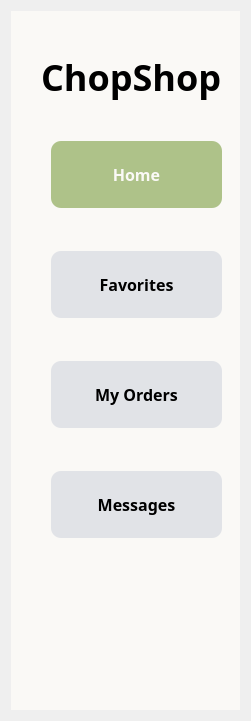
    <widget class="QWidget" name="gridLayoutWidget">
     <property name="geometry">
      <rect>
       <x>-1</x>
       <y>-1</y>
       <width>251</width>
       <height>721</height>
      </rect>
     </property>
     <layout class="QGridLayout" name="gridLayout">
      <item row="0" column="0">
       <widget class="QWidget" name="navbar" native="true">
        <property name="cursor">
         <cursorShape>ArrowCursor</cursorShape>
        </property>
        <property name="styleSheet">
         <string notr="true">background-color: #FAF9F6;</string>
        </property>
        <widget class="QLabel" name="Logolabel">
         <property name="geometry">
          <rect>
           <x>30</x>
           <y>40</y>
           <width>191</width>
           <height>51</height>
          </rect>
         </property>
         <property name="styleSheet">
          <string notr="true">font-family: Supermercado;
                font-size: 36px;
                font-weight: 700;
                line-height: normalpx;
                text-align: center;
                color: #000000;</string>
         </property>
         <property name="text">
          <string>ChopShop</string>
         </property>
        </widget>
        <widget class="QPushButton" name="homebutton">
         <property name="geometry">
          <rect>
           <x>40</x>
           <y>130</y>
           <width>171</width>
           <height>67</height>
          </rect>
         </property>
         <property name="styleSheet">
          <string notr="true">QPushButton{
	color: #FAF9F6;
                font-family: Suwannaphum;
                font-size: 16px;
                font-style: normal;
                font-weight: 500;
                line-height: normal;
                background-color: #AEC289;
                border-radius: 10px;
}
QPushButton:hover {
                background-color: #F4DBDB;
                color: black;
            }
</string>
         </property>
         <property name="text">
          <string>Home</string>
         </property>
         <property name="checkable">
          <bool>true</bool>
         </property>
         <property name="autoExclusive">
          <bool>true</bool>
         </property>
        </widget>
        <widget class="QPushButton" name="favbutton">
         <property name="geometry">
          <rect>
           <x>40</x>
           <y>240</y>
           <width>171</width>
           <height>67</height>
          </rect>
         </property>
         <property name="styleSheet">
          <string notr="true">QPushButton{
	color: #000;
                font-family: Suwannaphum;
                font-size: 16px;
                font-style: normal;
                font-weight: 500;
                line-height: normal;
                background-color: #E1E3E7;
                border-radius: 10px;
}
QPushButton:hover {
                background-color: #F4DBDB;
                color: black;
            }</string>
         </property>
         <property name="text">
          <string>Favorites</string>
         </property>
         <property name="checkable">
          <bool>true</bool>
         </property>
         <property name="autoExclusive">
          <bool>true</bool>
         </property>
        </widget>
        <widget class="QPushButton" name="orderbutton">
         <property name="geometry">
          <rect>
           <x>40</x>
           <y>350</y>
           <width>171</width>
           <height>67</height>
          </rect>
         </property>
         <property name="styleSheet">
          <string notr="true">QPushButton{
	color: #000;
                font-family: Suwannaphum;
                font-size: 16px;
                font-style: normal;
                font-weight: 500;
                line-height: normal;
                background-color: #E1E3E7;
                border-radius: 10px;
}
QPushButton:hover {
                background-color: #F4DBDB;
                color: black;
            }</string>
         </property>
         <property name="text">
          <string>My Orders</string>
         </property>
         <property name="checkable">
          <bool>true</bool>
         </property>
         <property name="autoExclusive">
          <bool>true</bool>
         </property>
        </widget>
        <widget class="QPushButton" name="messbutton">
         <property name="geometry">
          <rect>
           <x>40</x>
           <y>460</y>
           <width>171</width>
           <height>67</height>
          </rect>
         </property>
         <property name="styleSheet">
          <string notr="true">QPushButton{
	color: #000;
                font-family: Suwannaphum;
                font-size: 16px;
                font-style: normal;
                font-weight: 500;
                line-height: normal;
                background-color: #E1E3E7;
                border-radius: 10px;
}
QPushButton:hover {
                background-color: #F4DBDB;
                color: black;
            }</string>
         </property>
         <property name="text">
          <string>Messages</string>
         </property>
         <property name="checkable">
          <bool>true</bool>
         </property>
         <property name="autoExclusive">
          <bool>true</bool>
         </property>
        </widget>
        <widget class="QPushButton" name="settingbutton">
         <property name="geometry">
          <rect>
           <x>70</x>
           <y>630</y>
           <width>30</width>
           <height>30</height>
          </rect>
         </property>
         <property name="cursor">
          <cursorShape>PointingHandCursor</cursorShape>
         </property>
         <property name="styleSheet">
          <string notr="true">image: url(:/pic/realimages/settingpic.png);
border: none;</string>
         </property>
         <property name="text">
          <string/>
         </property>
         <property name="iconSize">
          <size>
           <width>30</width>
           <height>30</height>
          </size>
         </property>
        </widget>
        <widget class="QPushButton" name="exitbutton">
         <property name="geometry">
          <rect>
           <x>140</x>
           <y>630</y>
           <width>27</width>
           <height>27</height>
          </rect>
         </property>
         <property name="cursor">
          <cursorShape>PointingHandCursor</cursorShape>
         </property>
         <property name="styleSheet">
          <string notr="true">image: url(:/pic/realimages/exitpic.png);
border: none;</string>
         </property>
         <property name="text">
          <string/>
         </property>
         <property name="iconSize">
          <size>
           <width>27</width>
           <height>27</height>
          </size>
         </property>
         <property name="flat">
          <bool>false</bool>
         </property>
        </widget>
       </widget>
      </item>
     </layout>
    </widget>
